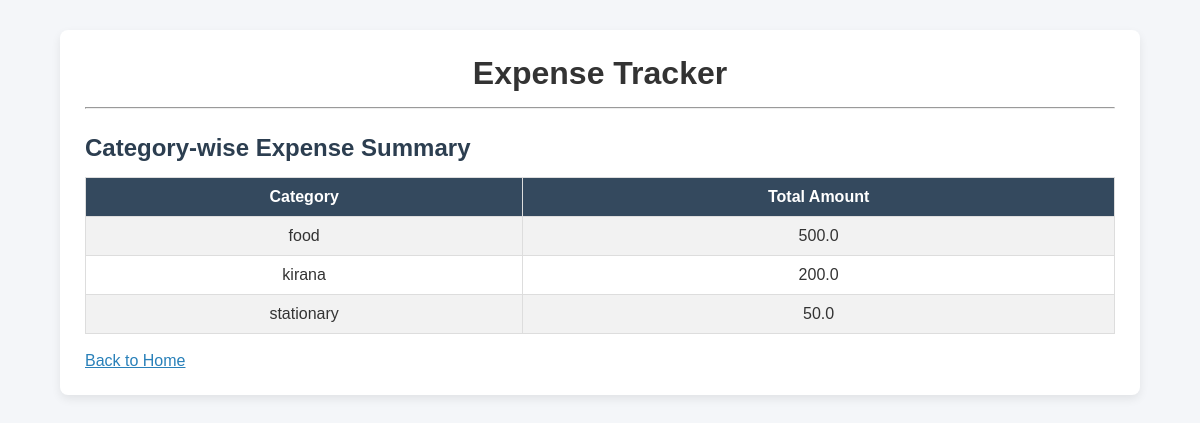
Screenshot of /summary (signed in) with the database file from the repository.
### tables this page shows
CREATE TABLE expenses (
    id INTEGER PRIMARY KEY AUTOINCREMENT,
    amount REAL,
    category TEXT,
    description TEXT
, date TEXT, user_id INTEGER);

### app.py (the view)
@app.route("/summary")
def summary():
    if "user_id" not in session:
        return redirect("/login")
    user_id = session["user_id"]
    conn = get_db_connection()
    data = conn.execute(
        "SELECT category, SUM(amount) as total FROM expenses WHERE user_id=? GROUP BY category",
        (user_id,)
    ).fetchall()
    conn.close()
    return render_template("summary.html", summary=data)

### app.py (called while the page is built)
def get_db_connection():
    conn = sqlite3.connect("expenses.db")
    conn.row_factory = sqlite3.Row
    return conn

### templates/summary.html
{% extends "base.html" %}
{% block content %}
<h2>Category-wise Expense Summary</h2>
<table border="1" cellpadding="5" cellspacing="0">
    <tr>
        <th>Category</th>
        <th>Total Amount</th>
    </tr>
    {% for row in summary %}
    <tr>
        <td>{{ row.category }}</td>
        <td>{{ row.total }}</td>
    </tr>
    {% endfor %}
</table>
<br>
<a href="/">Back to Home</a>
{% endblock %}

### static/style.css (style rules this page uses)
* { margin: 0; padding: 0; box-sizing: border-box; font-family: Arial, Helvetica, sans-serif; }
body { background-color: #f4f6f9; color: #333; }
h2 { margin-bottom: 15px; color: #2c3e50; }
table { width: 100%; border-collapse: collapse; margin-top: 10px; }
th, td { border: 1px solid #ddd; padding: 10px; text-align: center; }
th { background-color: #34495e; color: white; }
tr:nth-child(even) { background-color: #f2f2f2; }
a { color: #2980b9; }

### rows the page displays
expenses: category "food", total "500.0"
expenses: category "kirana", total "200.0"
expenses: category "stationary", total "50.0"
